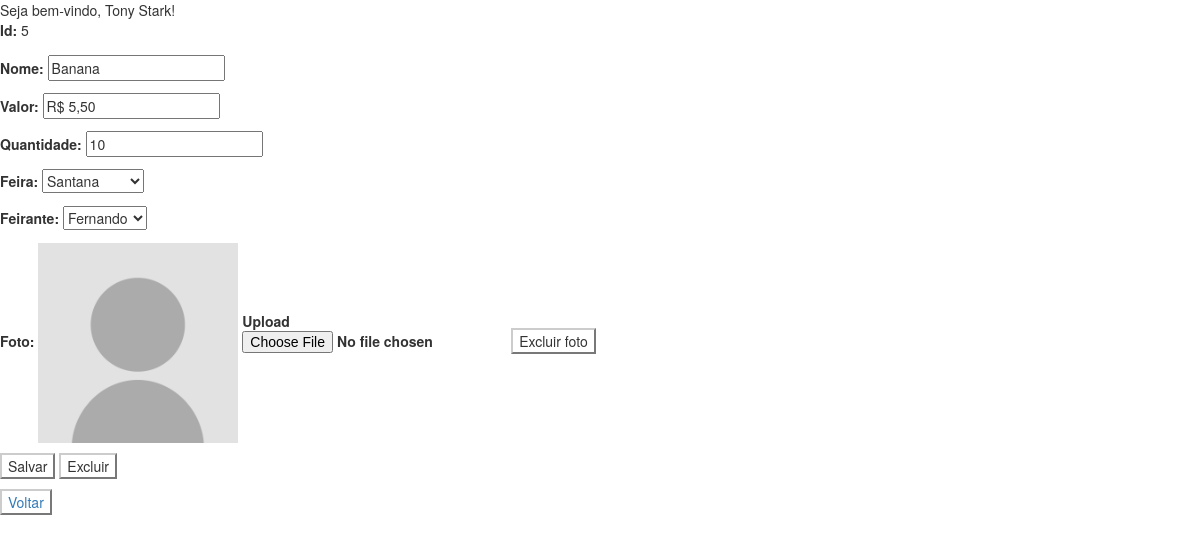
The page /produto/5 (signed in) on the database its author committed.
### tables this page shows
CREATE TABLE usuario (
    login VARCHAR(50) PRIMARY KEY NOT NULL,
    senha VARCHAR(50) NOT NULL,
    nome VARCHAR(50) NOT NULL,
    FOREIGN KEY(login) REFERENCES serie(login)
);

CREATE TABLE produto (
    id_produto INTEGER PRIMARY KEY AUTOINCREMENT,
    nome_produto VARCHAR(50) NOT NULL,
    valor VARCHAR(50) NOT NULL,
    quantidade VARCHAR(1) NOT NULL,
    id_feira INTEGER NOT NULL,
    id_feirante INTEGER NOT NULL,
    id_foto_prod VARCHAR(50) NOT NULL,
    FOREIGN KEY(id_feira) REFERENCES feira(id_feira)
    FOREIGN KEY(id_feirante) REFERENCES feirante(id_feirante)
);

CREATE TABLE feira (
    id_feira INTEGER PRIMARY KEY AUTOINCREMENT,
    bairro VARCHAR(50) NOT NULL,
    horario VARCHAR(50) NOT NULL,
    dia VARCHAR(50) NOT NULL,
    UNIQUE(bairro)
);

CREATE TABLE feirante (
    id_feirante INTEGER PRIMARY KEY AUTOINCREMENT,
    nome_feirante VARCHAR(50) NOT NULL,
    barraca VARCHAR(50) NOT NULL,
    sexo VARCHAR(1) NOT NULL,
    id_feira INTEGER NOT NULL,
    id_foto VARCHAR(50) NOT NULL,
    FOREIGN KEY(id_feira) REFERENCES feira(id_feira)
);

### ifroot-master/flask-jinja2-crud-master/serie.py (the view)
@app.route("/produto/<int:id_produto>", methods = ["GET"])
def form_alterar_produto_api(id_produto):
    logado = autenticar_login()
    if logado is None:
        return redirect("/")
    produto = db_consultar_produto(id_produto)
    feiras = db_listar_feiras_ordem()
    feirantes = db_listar_feirantes()
    if produto is None:
        return render_template("menu.html", logado = logado, mensagem = f"Esse produto não existe."), 404
    return render_template("form_produto.html", logado = logado, produto = produto, feiras = feiras, feirantes = feirantes)

### ifroot-master/flask-jinja2-crud-master/serie.py (called while the page is built)
def autenticar_login():
    login = request.cookies.get("login", "")
    senha = request.cookies.get("senha", "")
    return db_fazer_login(login, senha)

def row_to_dict(description, row):
    if row is None: return None
    d = {}
    for i in range(0, len(row)):
        d[description[i][0]] = row[i]
    return d

def rows_to_dict(description, rows):
    result = []
    for row in rows:
        result.append(row_to_dict(description, row))
    return result

def conectar():
    return sqlite3.connect('serie.db')

def db_listar_feiras_ordem():
    with closing(conectar()) as con, closing(con.cursor()) as cur:
        cur.execute("SELECT id_feira, bairro, horario, dia FROM feira ORDER BY bairro")
        return rows_to_dict(cur.description, cur.fetchall())

def db_consultar_produto(id_produto):
    with closing(conectar()) as con, closing(con.cursor()) as cur:
        cur.execute("SELECT prod.id_produto, prod.nome_produto, prod.valor, prod.quantidade, prod.id_feira, prod.id_feirante, prod.id_foto_prod, f.bairro, fe.nome_feirante, fe.barraca FROM produto prod INNER JOIN feira f ON prod.id_feira = f.id_feira INNER JOIN feirante fe ON prod.id_feirante = fe.id_feirante WHERE prod.id_produto = ? ", [id_produto])
        return row_to_dict(cur.description, cur.fetchone())

def db_listar_feirantes():
    with closing(conectar()) as con, closing(con.cursor()) as cur:
        cur.execute("SELECT fe.id_feirante, fe.nome_feirante, fe.barraca, fe.sexo, fe.id_feira, fe.id_foto, f.bairro FROM feirante fe INNER JOIN feira f ON fe.id_feira = f.id_feira")
        return rows_to_dict(cur.description, cur.fetchall())

def db_fazer_login(login, senha):
    with closing(conectar()) as con, closing(con.cursor()) as cur:
        cur.execute("SELECT u.login, u.senha, u.nome FROM usuario u WHERE u.login = ? AND u.senha = ?", [login, senha])
        return row_to_dict(cur.description, cur.fetchone())

### ifroot-master/flask-jinja2-crud-master/templates/form_produto.html (shortened to what this page needs)
{% extends "base.html" %}
{% block conteudo %}
    <form action="/produto/{{ produto['id_produto'] }}" method="POST" id="form_principal" enctype="multipart/form-data">
        {% if produto['id_produto'] != 'novo' %}
            <p>
                <label>Id:</label>
                {{produto['id_produto']}}
            </p>
        {% endif %}
        <p>
            <label for="nome_produto">Nome:</label>
            <input type="text" id="nome_produto" name="nome_produto" autocomplete="off" value="{{produto['nome_produto']}}" required />
        </p>
        <p>
            <label for="valor">Valor:</label>
            <input type="text" id="valor" name="valor" autocomplete="off" value="{{produto['valor']}}" required/>
        </p>
        <p>
            <label for="quantidade">Quantidade:</label>
            <input type="text" id="quantidade" name="quantidade" autocomplete="off" value="{{produto['quantidade']}}" required/>
        </p>
        <p>
            <label for="feira">Feira:</label>
            <select name="id_feira" id="feira">
                {% for feira in feiras %}
                    <option value="{{feira['id_feira']}}" {% if produto['id_feira'] == feira['id_feira'] %}selected="selected"{% endif %}>{{feira['bairro']}}</option>
                {% endfor %}
            </select>
        </p>
        <p>
            <label for="feirante">Feirante:</label>
            <select name="id_feirante" id="feirante">
                {% for feirante in feirantes %}
                    <option value="{{feirante['id_feirante']}}" {% if produto['id_feirante'] == feirante['id_feirante'] %}selected="selected"{% endif %}>{{feirante['nome_feirante']}}</option>
                {% endfor %}
            </select>
        </p>
        <p>
            <label for="foto">Foto:</label>
            {% if produto['id_foto_prod'] != '' %}
                <img src="{{ url_for('produto_download_foto', id_foto_prod = produto['id_foto_prod']) }}" id="foto" width="200"/>
            {% else %}
                <img src="{{ url_for('static', filename = 'no-photo.png') }}" id="foto" width="200"/>
            {% endif %}
            <label for="foto" class="upload">Upload<input type="file" name="foto" /></label>
            {% if produto['id_foto_prod'] != '' %}
                <button class="btn-default" type="button" onclick="javascript:apagar_foto();">Excluir foto</button>
            {% endif  %}
        </p>
        <p>
            <button type="submit" class="btn-default">Salvar</button>
            {% if produto['id_produto'] != 'novo' %}<button type="button" class="btn-default" onclick="javascript:excluir();">Excluir</button>{% endif %}
        </p>
    </form>
    <button class="btn-default"><a href="/">Voltar</a></button>
{% endblock %}

### ifroot-master/flask-jinja2-crud-master/templates/base.html (shortened to what this page needs)
<!DOCTYPE html>
<html>
    <head>
        <link rel="stylesheet" href="/static/style.css">
        <link rel="stylesheet" href="https://maxcdn.bootstrapcdn.com/bootstrap/3.4.1/css/bootstrap.min.css">
    </head>
    <body>
        <header>
            Seja bem-vindo, {{logado['nome']}}!
        </header>
        {% block conteudo %}{% endblock %}
    </body>
</html>

### rows shown on the page
usuario: nome "Tony Stark"
produto: id_produto "5", nome_produto "Banana", valor "R$ 5,50", quantidade "10", id_feira "Santana", id_feirante "Fernando", id_foto_prod (picture)
